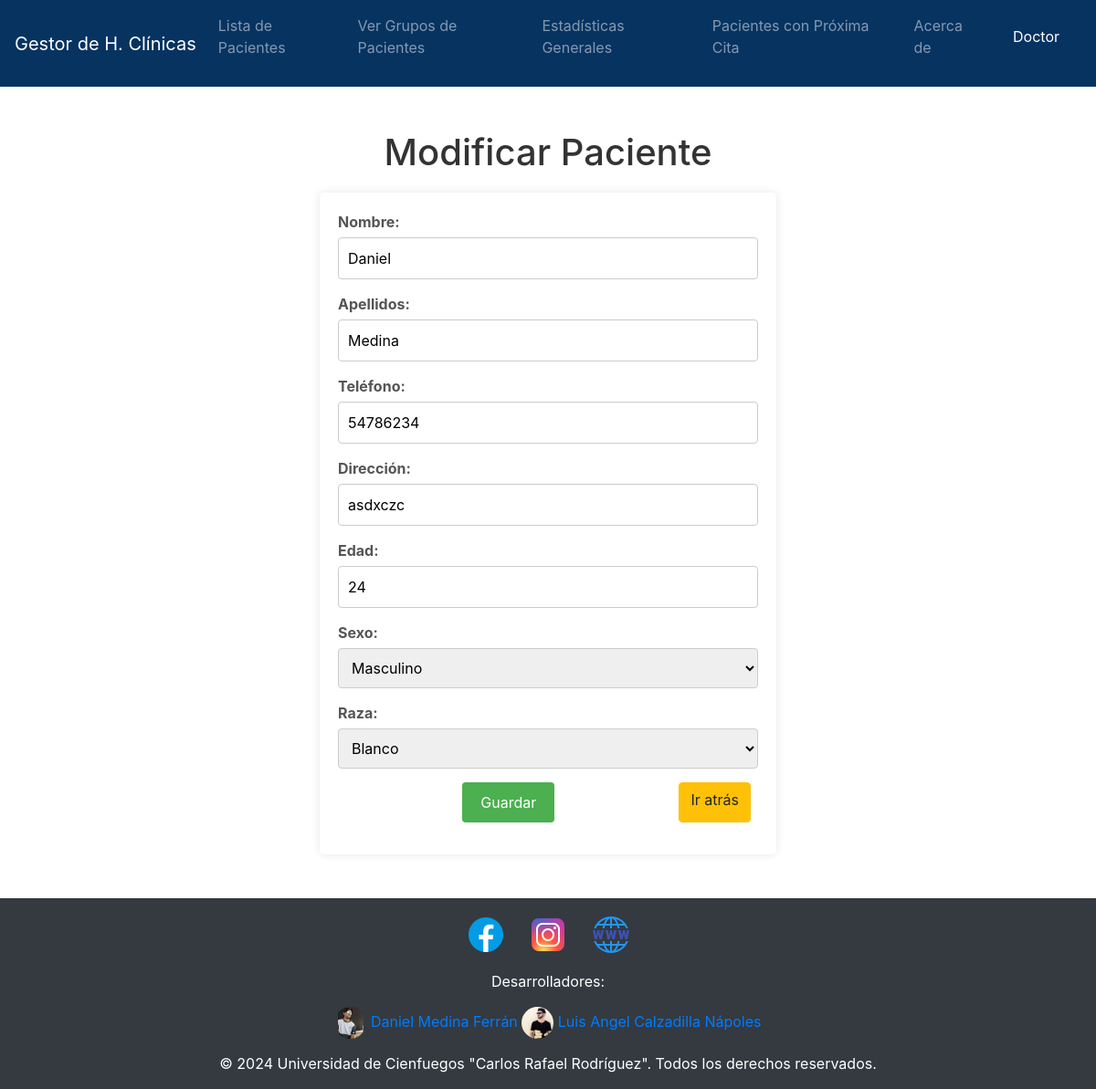
/pacientes/modificar/01111972163/ (signed in), run on an earlier commit of the app's database.
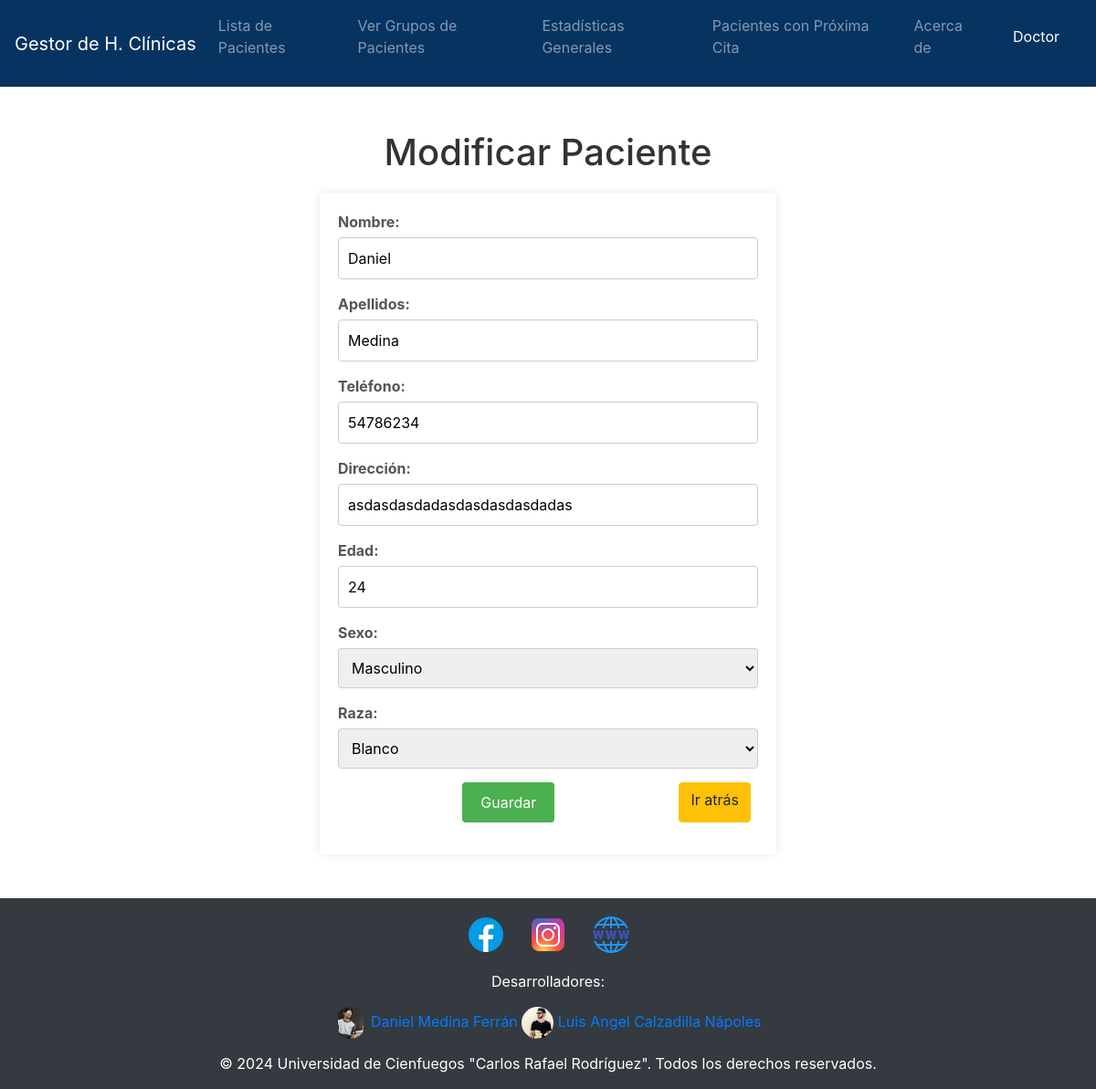
And on a later commit of the database.
### Historia/models.py (models this page shows, shortened)
class Paciente(models.Model):
    ci = models.CharField(primary_key=True, max_length=11)
    nombre = models.CharField(max_length=50)
    apellidos = models.CharField(max_length=50)
    telefono = models.IntegerField(null=True)
    direccion = models.CharField(max_length=50)
    SEXO_CHOICES = (
        ('M', 'Masculino'),
        ('F', 'Femenino'),
    )
    sexo = models.CharField(max_length=1, choices=SEXO_CHOICES)
    RAZA_CHOICES = (
        ('B', 'Blanco'),
        ('N', 'Negro'),
    )
    raza = models.CharField(max_length=1, choices=RAZA_CHOICES)
    edad = models.IntegerField()

### Historia/views/pacientes.py (the view, shortened to what this page needs)
# urls.py: path('pacientes/modificar/<str:pk>/', pacientes.modificar_paciente, name='modificar_paciente'),
@login_required(login_url="/")
@permission_required("estudiantes.change_paciente", login_url="/")
def modificar_paciente(request, pk):
    paciente = get_object_or_404(Paciente, pk=pk)
    return render(request, 'pacientes/modificar_paciente.html', {'paciente': paciente})

### Historia/templates/pacientes/modificar_paciente.html (shortened to what this page needs)
{% extends 'base.html' %}
{% block content %}
<h1>Modificar Paciente</h1>
<form method="post">
	<div>
		<label for="nombre">Nombre:</label>
		<input type="text" id="nombre" name="nombre" value="{{ paciente.nombre }}" pattern="^[a-zA-ZáéíóúÁÉÍÓÚñÑ\s]+$" title="El nombre solo debe contener letras" required>
	</div>
	<div>
		<label for="apellidos">Apellidos:</label>
		<input type="text" id="apellidos" name="apellidos" value="{{ paciente.apellidos }}" pattern="^[a-zA-ZáéíóúÁÉÍÓÚñÑ\s]+$" title="Los apellidos solo deben contener letras" required>
	</div>
	<div>
		<label for="telefono">Teléfono:</label>
		<input type="tel" id="telefono" name="telefono" value="{{ paciente.telefono }}" pattern="\d{8,12}" title="El número de teléfono debe tener entre 10 y 15 dígitos" required>
	</div>
	<div>
		<label for="direccion">Dirección:</label>
		<input type="text" id="direccion" name="direccion" value="{{ paciente.direccion }}" pattern=".{0,50}" title="La dirección no debe exceder los 50 caracteres" required />
	</div>
	<div>
		<label for="edad">Edad:</label>
		<input type="text" id="edad" name="edad" value="{{ paciente.edad }}" pattern="([1-9][0-9]?)" title="La edad no debe ser 0 y debe tener 3 dígitos numéricos" required />
	</div>
	<div>
	<label for="sexo">Sexo:</label>
	<select id="sexo" name="sexo">
		<option value="M" {% if paciente.sexo == 'M' %}selected{% endif %}>Masculino</option>
	</select>
	</div>
	<div>
		<label for="raza">Raza:</label>
		<select id="raza" name="raza" required>
		<option value="B" {% if paciente.raza == 'B' %}selected{% endif %}>Blanco</option>
		</select>
	</div>
	<div class="d-flex justify-content-center">
		<button type="submit">Guardar</button>
		<a class="btn btn-warning mr-2" href="{% url 'lista_pacientes' %}" class="back-button">Ir atrás</a>
	</div>
</form>
{% endblock %}

What changed in the data, as far as the page shows it:
changed Paciente "Daniel": direccion "asdxczc" → "asdasdasdadasdasdasdasdadas"
